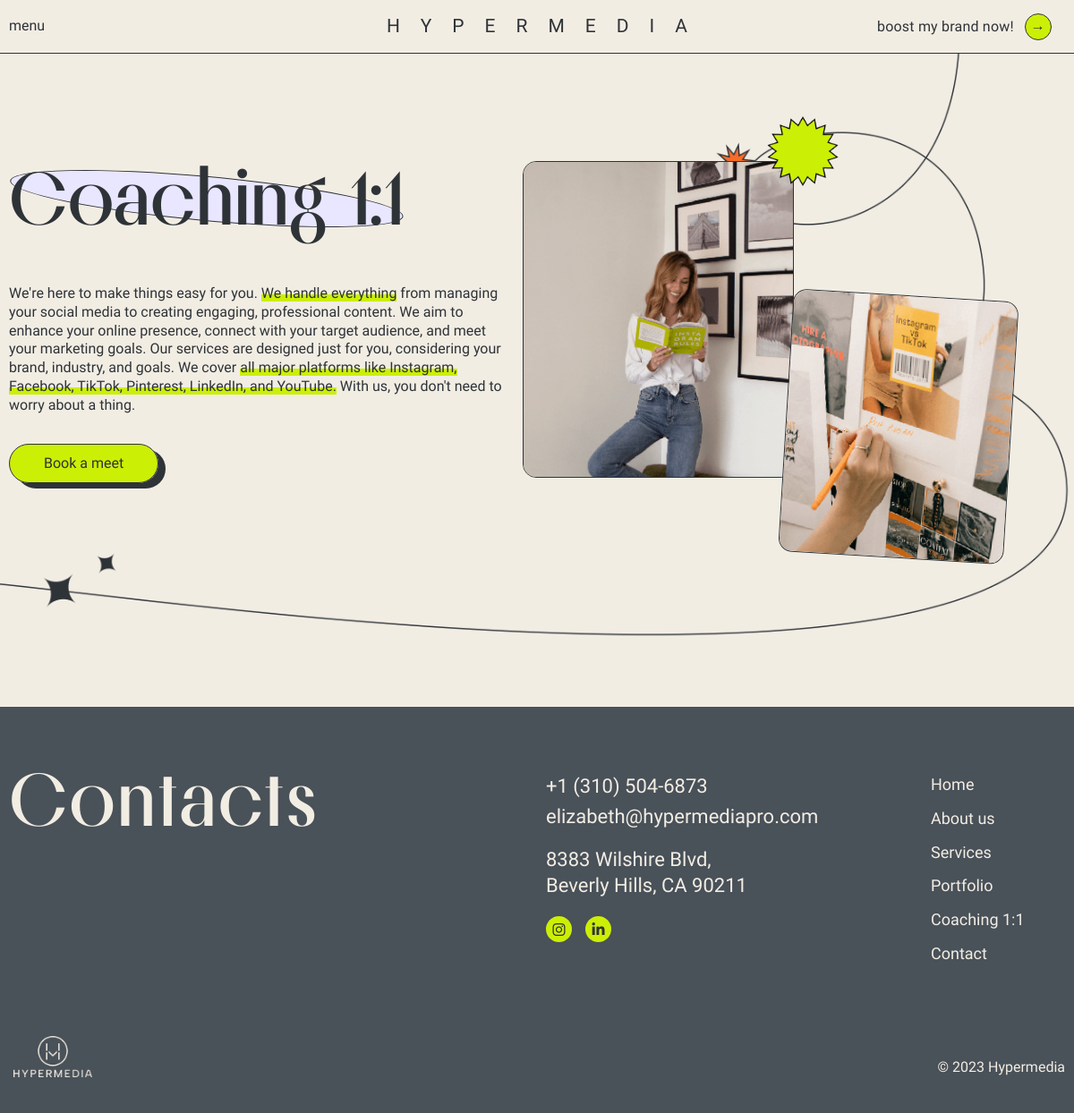
The page /coaching/ on the database its author committed.
### webapp/models.py (models this page shows, shortened)
class CoachingPageModel(models.Model):
    coaching_title = models.CharField(max_length=100)
    coaching_description = models.TextField()
    coaching_image_one = models.ImageField(upload_to='coaching_page_images/', null=True)
    coaching_slug_one = models.SlugField(default="", blank=True)
    coaching_image_two = models.ImageField(upload_to='coaching_page_images/', null=True)
    coaching_slug_two = models.SlugField(default="", blank=True)
    class Meta:
        verbose_name_plural = "Coaching page"

### webapp/views.py (the view)
# urls.py: path('coaching/', views.coaching, name='coaching'),
def coaching(request):
    coaching_content = CoachingPageModel.objects.first()
    return render(request, "webapp/coaching.html", {
        'coaching_content': coaching_content
    })

### webapp/templates/webapp/coaching.html (shortened to what this page needs)
{% extends 'base.html' %}
{% load static %}
{% block styles %}
	<link rel="stylesheet" href="{% static 'webapp/main.css' %}">
{% endblock %}
{% block main_content %}
    <section class="about about__section-mt about__section-mb">
        <div class="about__wrapper">
            <div class="about__content">
                <div class="about__title-wrapper">
                    <h1 class="section__title section__title_bkg_accent-two">{{ coaching_content.coaching_title }}</h1>
                </div>
                <div class="about__text">
                    <p>
                        {{ coaching_content.coaching_description|safe }}
                    </p>
                </div>
                <button class="cta__btn-style">Book a meet</button>
            </div>
            <div class="about__media-content">
                <div class="about__media-left">
                    <span class="about__decor-start rotation"></span>
                    <img class="img__style" src="../../../media/{{ coaching_content.coaching_image_one }}" alt="photo: {{ coaching_content.coaching_slug_one }}">
                </div>
                <div class="about__media-right">
                    <img class="img__style" src="../../../media/{{ coaching_content.coaching_image_two }}" alt="photo: {{ coaching_content.coaching_slug_two }}">
                </div>
            </div>
        </div>
    </section>
{% endblock %}

### static/styles/styles.css (style rules this page uses)
:root { --page-background: #F2EDE3; --section-background: #E9E6FF; --footer-background: #495159; --accent-one: #CCEF06; --accent-two: #F66C28; --main: #2E3338; }
body { color: var(--main); font-family: Onest, sans-serif; font-size: 16px; font-weight: 400; line-height: 1.3; background: var(--page-background); }
h1, h2 { font-family: "Melodrama", sans-serif; font-size: 84px; font-weight: 600; line-height: 1; }
button { color: var(--main); }

### webapp/static/webapp/main.css (style rules this page uses)
.section__title { display: inline-block; position: relative; }
.section__title::before { content: ""; z-index: -1; position: absolute; top: 50%; left: 50%; border: 1px solid var(--main); width: 100%; min-width: 120px; height: 50px; border-radius: 50%; }
.section__title_bkg_accent-two::before { transform: translate(-50%, -50%) rotate(5.19deg); background: var(--section-background); }
.img__style { border-radius: 15px; border: 1px solid var(--main); }
.cta__btn-style { position: relative; z-index: 1; padding: 12px 38px; border-radius: 22px; border: 1px solid var(--main); background: linear-gradient(to bottom, var(--accent-one) 50%, var(--accent-two) 50%); background-size: 100% 200%; background-position: top left; box-shadow: var(--main) 8px 6px 0; transition: all .2s ease-out; }
.rotation { animation: rotate 15s linear infinite; transform-origin: center; }
.about { position: relative; width: 100%; margin-bottom: 308px; padding: 0 10px; }
.about__wrapper { display: flex; justify-content: space-between; align-items: start; gap: 20px; width: 100%; max-width: 1200px; margin: 0 auto; }
.about__title-wrapper { margin-bottom: 54px; }
.about__text { max-width: 576px; margin-bottom: 32px; }
.about__text span { background-size: 100% 200%; background: linear-gradient(to bottom, transparent 60%, var(--accent-one) 50%) 100% 50%; }
.about__media-content { display: grid; grid-template-columns: repeat(2, 1fr); }
.about__media-left { position: relative; }
.about__media-left > img { max-width: 100%; }
.about__decor-start { width: 80px; height: 80px; position: absolute; z-index: 1; top: -50px; right: -50px; background: url("../../../static/img/hyper_media_pro_decor_star_round.png") top right / contain no-repeat; }
.about__media-left { max-width: 315px; max-height: 368px; }
.about__media-right { max-width: 252px; max-height: 294px; padding-top: 150px; transform: rotate(3.5deg); }
.about__media-right > img { max-width: 100%; width: 100%; }
.about__media-left > img { max-width: 100%; width: 100%; }
.about__section-mb { margin-bottom: 250px; }
.about__section-mt { margin-top: 120px; }

### rows shown on the page
CoachingPageModel: coaching_title "Coaching 1:1", coaching_description "We're here to make things easy for you. We handle everything from managing your social media to creating engaging, professional content. We aim to enhance your online presence, connect with your target audience, and meet your marketing goals. Our services are designed just for you, considering your brand, industry, and goals. We cover all major platforms like Instagram, Facebook, TikTok, Pinterest, LinkedIn, and YouTube. With us, you don't need to worry about a thing.", coaching_image_one (picture), coaching_image_two (picture)
